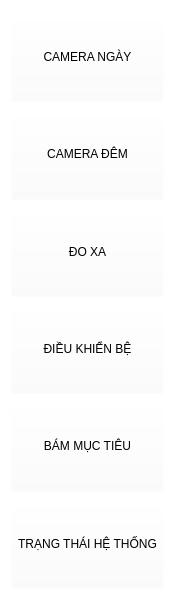
    <widget class="QFrame" name="frame_4">
     <property name="geometry">
      <rect>
       <x>0</x>
       <y>0</y>
       <width>170</width>
       <height>600</height>
      </rect>
     </property>
     <property name="sizePolicy">
      <sizepolicy hsizetype="Fixed" vsizetype="Fixed">
       <horstretch>0</horstretch>
       <verstretch>0</verstretch>
      </sizepolicy>
     </property>
     <property name="styleSheet">
      <string notr="true">background-color: rgba(255, 255, 255,0);</string>
     </property>
     <layout class="QVBoxLayout" name="verticalLayout_2">
      <item>
       <widget class="QCustomButton" name="bt_f_1">
        <property name="sizePolicy">
         <sizepolicy hsizetype="Minimum" vsizetype="Preferred">
          <horstretch>0</horstretch>
          <verstretch>0</verstretch>
         </sizepolicy>
        </property>
        <property name="text">
         <string>CAMERA NGÀY</string>
        </property>
        <property name="checkable">
         <bool>true</bool>
        </property>
        <property name="autoExclusive">
         <bool>true</bool>
        </property>
       </widget>
      </item>
      <item>
       <widget class="QCustomButton" name="bt_f_2">
        <property name="sizePolicy">
         <sizepolicy hsizetype="Minimum" vsizetype="Preferred">
          <horstretch>0</horstretch>
          <verstretch>0</verstretch>
         </sizepolicy>
        </property>
        <property name="text">
         <string>CAMERA ĐÊM</string>
        </property>
        <property name="checkable">
         <bool>true</bool>
        </property>
        <property name="autoExclusive">
         <bool>true</bool>
        </property>
       </widget>
      </item>
      <item>
       <widget class="QCustomButton" name="bt_f_3">
        <property name="sizePolicy">
         <sizepolicy hsizetype="Minimum" vsizetype="Preferred">
          <horstretch>0</horstretch>
          <verstretch>0</verstretch>
         </sizepolicy>
        </property>
        <property name="text">
         <string>ĐO XA</string>
        </property>
        <property name="checkable">
         <bool>true</bool>
        </property>
        <property name="autoExclusive">
         <bool>true</bool>
        </property>
       </widget>
      </item>
      <item>
       <widget class="QCustomButton" name="bt_f_4">
        <property name="sizePolicy">
         <sizepolicy hsizetype="Minimum" vsizetype="Preferred">
          <horstretch>0</horstretch>
          <verstretch>0</verstretch>
         </sizepolicy>
        </property>
        <property name="text">
         <string>ĐIỀU KHIỂN BỆ</string>
        </property>
        <property name="checkable">
         <bool>true</bool>
        </property>
        <property name="autoExclusive">
         <bool>true</bool>
        </property>
       </widget>
      </item>
      <item>
       <widget class="QCustomButton" name="bt_f_5">
        <property name="sizePolicy">
         <sizepolicy hsizetype="Minimum" vsizetype="Preferred">
          <horstretch>0</horstretch>
          <verstretch>0</verstretch>
         </sizepolicy>
        </property>
        <property name="text">
         <string>BÁM MỤC TIÊU</string>
        </property>
        <property name="checkable">
         <bool>true</bool>
        </property>
        <property name="autoExclusive">
         <bool>true</bool>
        </property>
       </widget>
      </item>
      <item>
       <widget class="QCustomButton" name="bt_f_6">
        <property name="sizePolicy">
         <sizepolicy hsizetype="Minimum" vsizetype="Preferred">
          <horstretch>0</horstretch>
          <verstretch>0</verstretch>
         </sizepolicy>
        </property>
        <property name="text">
         <string>TRẠNG THÁI HỆ THỐNG</string>
        </property>
        <property name="checkable">
         <bool>true</bool>
        </property>
        <property name="autoExclusive">
         <bool>true</bool>
        </property>
       </widget>
      </item>
     </layout>
    </widget>
